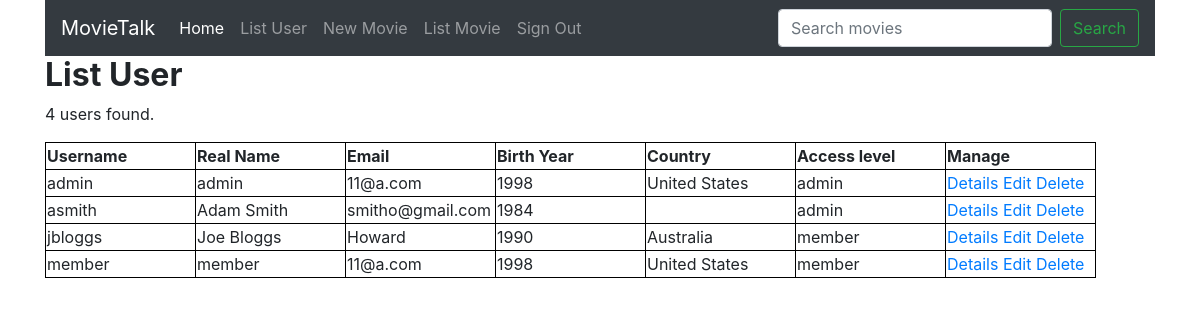
The app's page /php/listUsers.php (signed in), older data.
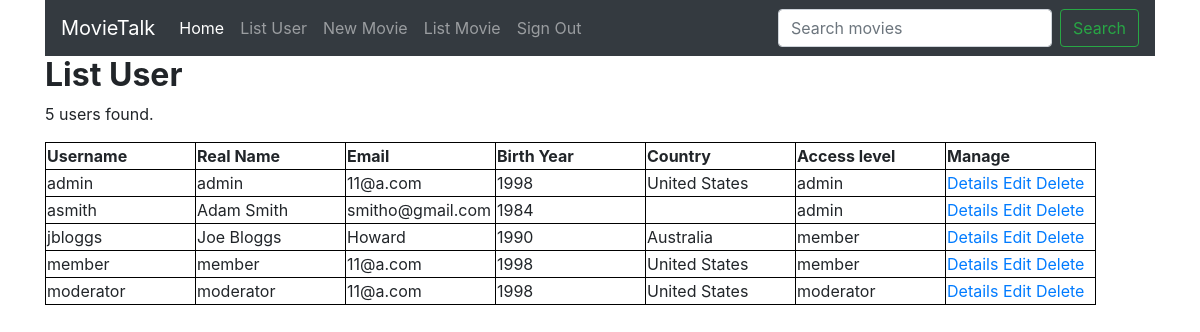
The same page, newer data.
### tables this page shows
CREATE TABLE `users` (
  `username` varchar(100) NOT NULL,
  `real_name` varchar(50) NOT NULL,
  `email` varchar(100) NOT NULL,
  `birth_year` int(4) UNSIGNED NOT NULL,
  `country` varchar(50) NOT NULL,
  `password` varchar(50) NOT NULL,
  `access_level` varchar(10) NOT NULL
);

### php/listUsers.php (the view, shortened to what this page needs)
<?php
require '../func/dbconnection.php';
?>
<!DOCTYPE html>
<html>
<head>
</head>
<body>
<?php require 'navigationbar.php'; ?>
<div class="container">
<h2><strong>List User</strong></h2>
<?php
  $query = "SELECT * FROM users ORDER BY username";
  $results = mysqli_query($connection, $query);
  echo '<p>'.$results->num_rows.' users found.</p>';
  echo '<table><tr>';
  echo '<th>Username</th><th>Real Name</th><th>Email</th><th>Birth Year</th><th>Country</th><th>Access level</th><th>Manage</th>';
  echo '</tr>';
  while ($row = $results->fetch_assoc())
  {
      echo '<td>'.$row['username'].'</td>';
      echo '<td>'.$row['real_name'].'</td>';
      echo '<td>'.$row['email'].'</td>';
      echo '<td>'.$row['birth_year'].'</td>';
      echo '<td>'.$row['country'].'</td>';
      echo '<td>'.$row['access_level'].'</td>';
      echo '<td><a href="userDetails.php?username='.$row['username'].'"">Details</a> ';
	    echo '<a href="editUser.php?edit_id='.$row['username'].'">Edit</a> ';
	    echo '<a href="listUsers.php?del_id='.$row['username'].'"
	    onclick="return confirm(\'Are you sure you want to delete this user?\');">Delete</a></td></tr>';
  }
  echo '</table>';
  ?>
  </div>
  </body>
</html>

### php/navigationbar.php (shortened to what this page needs)
<link rel="stylesheet" href="https://stackpath.bootstrapcdn.com/bootstrap/4.1.3/css/bootstrap.min.css">
<div class="container">
<nav class="navbar navbar-expand-lg navbar-dark bg-dark">
<a class="navbar-brand" href="../index.php">MovieTalk</a>
<div class="collapse navbar-collapse" id="navbarSupportedContent">
<ul class="navbar-nav mr-auto">
<li class="nav-item active">
<a class="nav-link" href="../index.php">Home <span class="sr-only">(current)</span></a>
</li>
<?php
if ( $_SESSION['level'] == 'admin' )
{
	echo '<li class="nav-item"><a class="nav-link" href="listUsers.php">List User</a></li><br />';
	echo '<li class="nav-item"><a class="nav-link" href="newmovieregi.php">New Movie</a></li><br />';
}
?>
	<a class="nav-link" href="listMovies.php">List Movie</a>
	<?php
	if ( !isset($_SESSION['uname']) || $_SESSION['uname'] == '' )
	{
		echo '<li class="nav-item">
			<a class="nav-link" href="login.php">Sign In</a>
		</li>
		<li class="nav-item">
			<a class="nav-link" href="registration.php">Register</a>
		</li>';
	}
	else
	{
		echo '<li class="nav-item">
			<a class="nav-link" href="../logout.php">Sign Out</a>
		</li>';
	}
	?>
		    </ul>
		    <form class="form-inline my-2 my-lg-0" method="get" action="searchMovies.php">
		      <input class="form-control mr-sm-2" type="search" placeholder="Search movies" aria-label="Search" name="serach_item" required />
		      <button class="btn btn-outline-success my-2 my-sm-0" type="submit">Search</button>
		    </form>
		  </div>
		</nav>
        </div>

### php/listUsers.php (style rules this page uses)
th,td { border: 1px solid black; width: 150px; }

Row changes from the older to the newer data that the page shows:
added users: username "moderator", real_name "moderator", email "11@a.com", birth_year "1998", country "United States", access_level "moderator"
Text that changed along with them:
$results->num_rows: "4" → "5"
